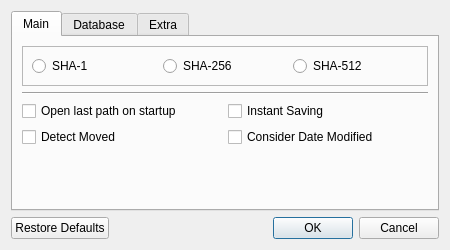
<?xml version="1.0" encoding="UTF-8"?>
<ui version="4.0">
 <class>DialogSettings</class>
 <widget class="QDialog" name="DialogSettings">
  <property name="geometry">
   <rect>
    <x>0</x>
    <y>0</y>
    <width>450</width>
    <height>250</height>
   </rect>
  </property>
  <property name="windowTitle">
   <string>Settings</string>
  </property>
  <layout class="QVBoxLayout" name="verticalLayout">
   <item>
    <widget class="QTabWidget" name="tabWidget">
     <property name="currentIndex">
      <number>0</number>
     </property>
     <widget class="QWidget" name="tabMain">
      <attribute name="title">
       <string>Main</string>
      </attribute>
      <layout class="QVBoxLayout" name="verticalLayout_2">
       <item>
        <widget class="QFrame" name="frame">
         <property name="frameShape">
          <enum>QFrame::Shape::StyledPanel</enum>
         </property>
         <property name="frameShadow">
          <enum>QFrame::Shadow::Raised</enum>
         </property>
         <layout class="QHBoxLayout" name="horizontalLayout">
          <item>
           <widget class="QRadioButton" name="rbSha1">
            <property name="text">
             <string>SHA-1</string>
            </property>
           </widget>
          </item>
          <item>
           <widget class="QRadioButton" name="rbSha256">
            <property name="text">
             <string>SHA-256</string>
            </property>
           </widget>
          </item>
          <item>
           <widget class="QRadioButton" name="rbSha512">
            <property name="text">
             <string>SHA-512</string>
            </property>
           </widget>
          </item>
         </layout>
        </widget>
       </item>
       <item>
        <widget class="Line" name="line_2">
         <property name="orientation">
          <enum>Qt::Orientation::Horizontal</enum>
         </property>
        </widget>
       </item>
       <item>
        <layout class="QHBoxLayout" name="horizontalLayout_4">
         <item>
          <widget class="QCheckBox" name="cbLastPath">
           <property name="toolTip">
            <string>Checked: on startup go to last path
Unchecked: to Home folder</string>
           </property>
           <property name="text">
            <string>Open last path on startup</string>
           </property>
          </widget>
         </item>
         <item>
          <widget class="QCheckBox" name="cbInstantSaving">
           <property name="toolTip">
            <string>If checked, the database file will be overwritten
immediately after any changes are made.</string>
           </property>
           <property name="text">
            <string>Instant Saving</string>
           </property>
          </widget>
         </item>
        </layout>
       </item>
       <item>
        <layout class="QHBoxLayout" name="horizontalLayout_5">
         <item>
          <widget class="QCheckBox" name="cbDetectMoved">
           <property name="toolTip">
            <string>Check newly added checksums for presence among the Missing items.</string>
           </property>
           <property name="text">
            <string>Detect Moved</string>
           </property>
          </widget>
         </item>
         <item>
          <widget class="QCheckBox" name="cbConsiderDateModified">
           <property name="text">
            <string>Consider Date Modified</string>
           </property>
          </widget>
         </item>
        </layout>
       </item>
       <item>
        <layout class="QHBoxLayout" name="horizontalLayout_3"/>
       </item>
       <item>
        <spacer name="verticalSpacer">
         <property name="orientation">
          <enum>Qt::Orientation::Vertical</enum>
         </property>
         <property name="sizeHint" stdset="0">
          <size>
           <width>20</width>
           <height>40</height>
          </size>
         </property>
        </spacer>
       </item>
      </layout>
     </widget>
     <widget class="QWidget" name="tabDatabase">
      <attribute name="title">
       <string>Database</string>
      </attribute>
      <layout class="QGridLayout" name="gridLayout">
       <item row="1" column="0" colspan="2">
        <widget class="QLineEdit" name="inputJsonFileNamePrefix">
         <property name="placeholderText">
          <string>Name prefix. Default: checksums</string>
         </property>
         <property name="clearButtonEnabled">
          <bool>true</bool>
         </property>
        </widget>
       </item>
       <item row="0" column="0" colspan="2">
        <widget class="QLabel" name="labelDatabaseFilename">
         <property name="text">
          <string>labelDatabaseFilename</string>
         </property>
         <property name="alignment">
          <set>Qt::AlignmentFlag::AlignCenter</set>
         </property>
        </widget>
       </item>
       <item row="2" column="0">
        <widget class="QCheckBox" name="cbAddFolderName">
         <property name="text">
          <string>Add folder name</string>
         </property>
         <property name="checked">
          <bool>false</bool>
         </property>
        </widget>
       </item>
       <item row="2" column="1">
        <widget class="QFrame" name="frame_3">
         <property name="frameShape">
          <enum>QFrame::Shape::StyledPanel</enum>
         </property>
         <property name="frameShadow">
          <enum>QFrame::Shadow::Raised</enum>
         </property>
         <layout class="QHBoxLayout" name="horizontalLayout_2">
          <item>
           <widget class="QRadioButton" name="rbExtVerJson">
            <property name="text">
             <string>*.ver.json</string>
            </property>
            <property name="checked">
             <bool>true</bool>
            </property>
           </widget>
          </item>
          <item>
           <widget class="QRadioButton" name="rbExtVer">
            <property name="text">
             <string>*.ver</string>
            </property>
            <property name="checked">
             <bool>false</bool>
            </property>
           </widget>
          </item>
         </layout>
        </widget>
       </item>
       <item row="3" column="0" colspan="2">
        <widget class="Line" name="line">
         <property name="orientation">
          <enum>Qt::Orientation::Horizontal</enum>
         </property>
        </widget>
       </item>
       <item row="4" column="0">
        <widget class="QCheckBox" name="cbSaveVerificationDateTime">
         <property name="text">
          <string>Save verification date/time</string>
         </property>
         <property name="checked">
          <bool>false</bool>
         </property>
        </widget>
       </item>
       <item row="4" column="1">
        <widget class="QCheckBox" name="cbDbFlagConst">
         <property name="toolTip">
          <string>New databases will contain a flag
to prevent changes from being made.</string>
         </property>
         <property name="text">
          <string>Deny Changes</string>
         </property>
        </widget>
       </item>
      </layout>
     </widget>
     <widget class="QWidget" name="tabExtra">
      <attribute name="title">
       <string>Extra</string>
      </attribute>
      <layout class="QGridLayout" name="gridLayout_2">
       <item row="1" column="0" colspan="2">
        <widget class="QGroupBox" name="groupBox">
         <property name="title">
          <string>Global Ignoring</string>
         </property>
         <layout class="QGridLayout" name="gridLayout_3">
          <item row="2" column="1">
           <widget class="QCheckBox" name="cbIgnoreShaFiles">
            <property name="toolTip">
             <string>Exclude digest files from the filelist</string>
            </property>
            <property name="text">
             <string>*.sha1/256/512 files</string>
            </property>
           </widget>
          </item>
          <item row="0" column="1">
           <widget class="QCheckBox" name="cbIgnoreDbFiles">
            <property name="toolTip">
             <string>Exclude *.ver and *.ver.json files from the filelist</string>
            </property>
            <property name="text">
             <string>Veretino DB files</string>
            </property>
           </widget>
          </item>
          <item row="0" column="0">
           <widget class="QCheckBox" name="cbIgnoreUnpermitted">
            <property name="toolTip">
             <string>Exclude files without read permissions</string>
            </property>
            <property name="text">
             <string>UnPermitted</string>
            </property>
           </widget>
          </item>
          <item row="2" column="0">
           <widget class="QCheckBox" name="cbIgnoreSymlinks">
            <property name="toolTip">
             <string>Exclude symlinks and shortcuts from the list of files</string>
            </property>
            <property name="text">
             <string>SymLinks</string>
            </property>
           </widget>
          </item>
         </layout>
        </widget>
       </item>
       <item row="0" column="0" colspan="2">
        <layout class="QHBoxLayout" name="horizontalLayout_6">
         <item>
          <widget class="QCheckBox" name="cbAllowPaste">
           <property name="toolTip">
            <string>(Experts) Allow adding new checksums from the clipboard.
Only for items with the New status.</string>
           </property>
           <property name="text">
            <string>Allow Paste into Database</string>
           </property>
          </widget>
         </item>
        </layout>
       </item>
      </layout>
     </widget>
    </widget>
   </item>
   <item>
    <widget class="QDialogButtonBox" name="buttonBox">
     <property name="orientation">
      <enum>Qt::Orientation::Horizontal</enum>
     </property>
     <property name="standardButtons">
      <set>QDialogButtonBox::StandardButton::Cancel|QDialogButtonBox::StandardButton::Ok|QDialogButtonBox::StandardButton::RestoreDefaults</set>
     </property>
    </widget>
   </item>
  </layout>
 </widget>
 <resources/>
 <connections>
  <connection>
   <sender>buttonBox</sender>
   <signal>accepted()</signal>
   <receiver>DialogSettings</receiver>
   <slot>accept()</slot>
   <hints>
    <hint type="sourcelabel">
     <x>248</x>
     <y>254</y>
    </hint>
    <hint type="destinationlabel">
     <x>157</x>
     <y>274</y>
    </hint>
   </hints>
  </connection>
  <connection>
   <sender>buttonBox</sender>
   <signal>rejected()</signal>
   <receiver>DialogSettings</receiver>
   <slot>reject()</slot>
   <hints>
    <hint type="sourcelabel">
     <x>316</x>
     <y>260</y>
    </hint>
    <hint type="destinationlabel">
     <x>286</x>
     <y>274</y>
    </hint>
   </hints>
  </connection>
 </connections>
</ui>
